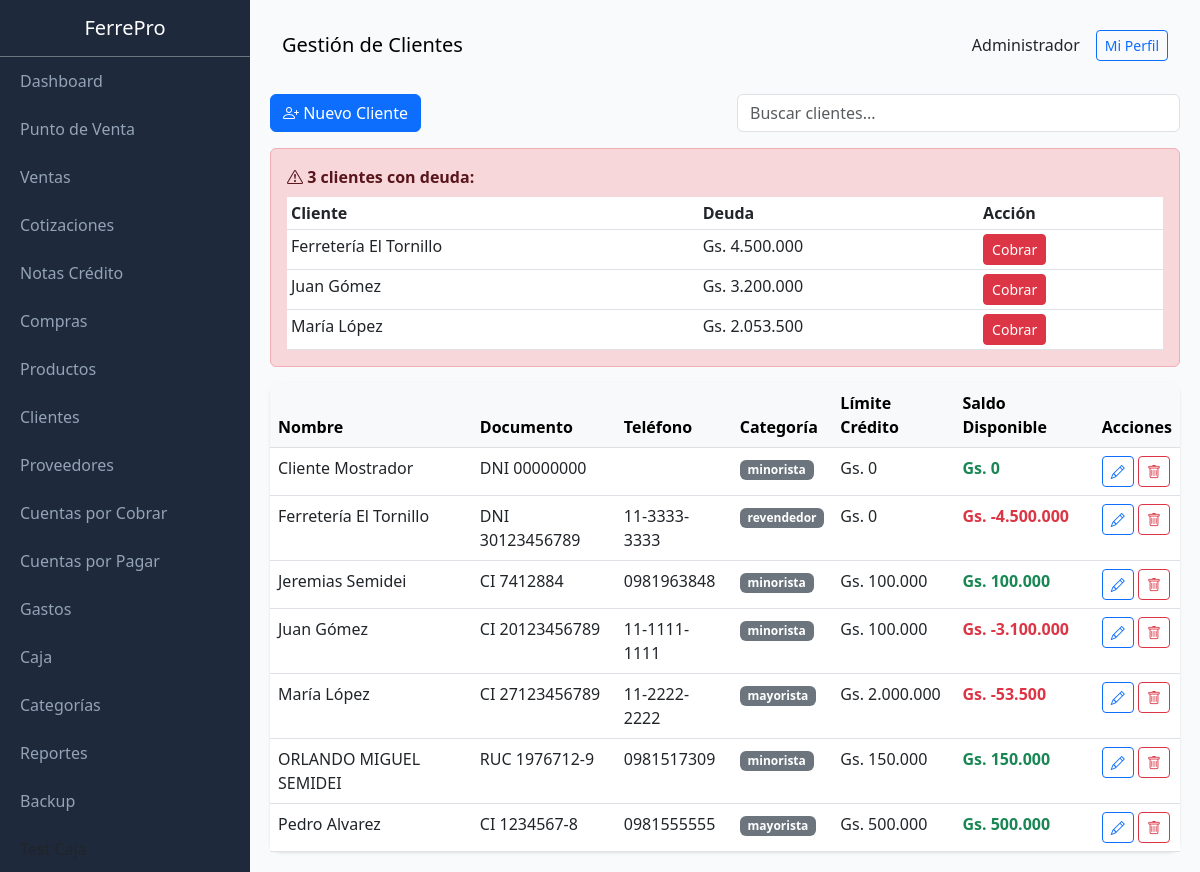
The page /public/index.php?page=clients (signed in) on the database as committed earlier.
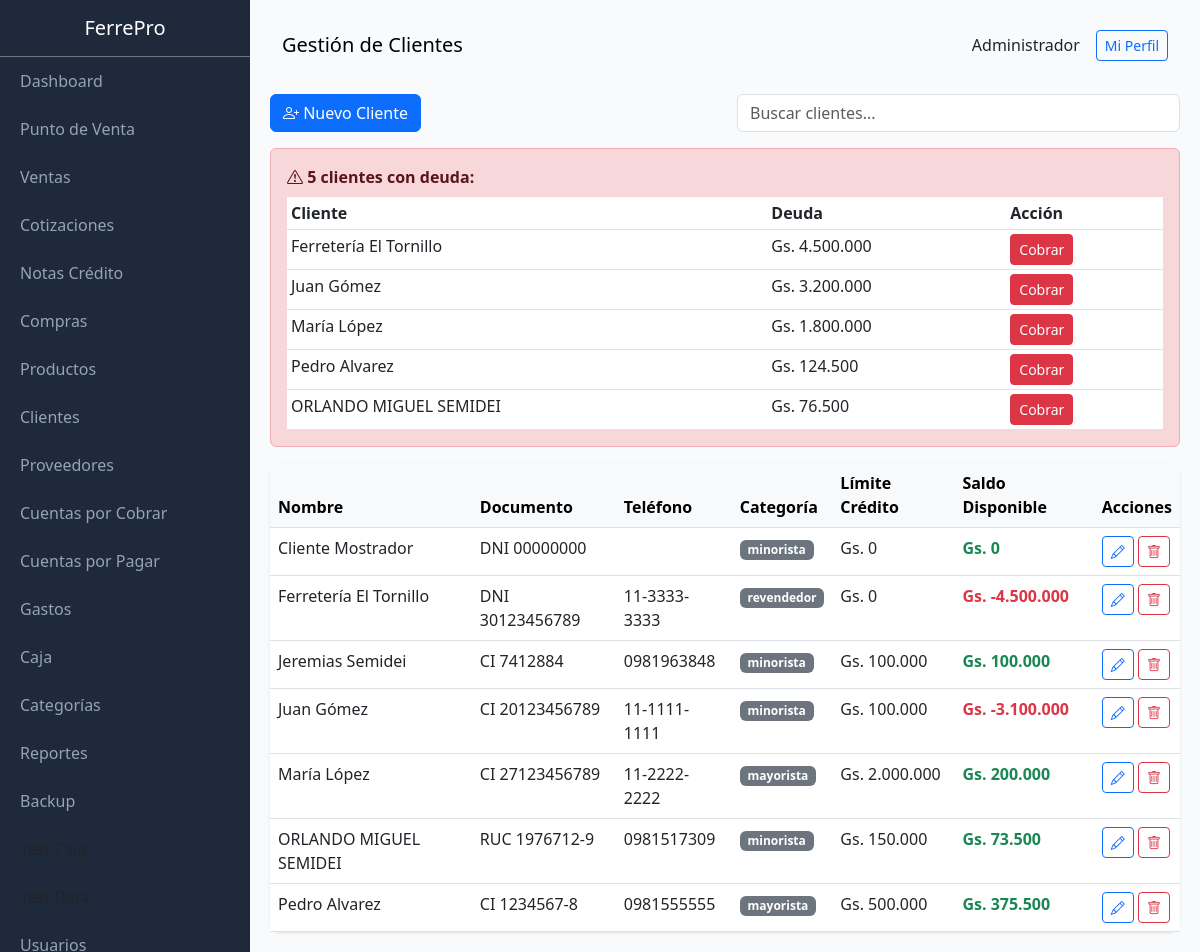
The same page on the database as committed later.
### tables this page shows
CREATE TABLE clients (
                id INTEGER PRIMARY KEY AUTOINCREMENT,
                name TEXT NOT NULL,
                document_type TEXT DEFAULT 'DNI',
                document TEXT,
                phone TEXT,
                email TEXT,
                address TEXT,
                credit_limit REAL DEFAULT 0,
                category TEXT DEFAULT 'minorista',
                balance REAL DEFAULT 0,
                active INTEGER DEFAULT 1,
                created_at DATETIME DEFAULT CURRENT_TIMESTAMP
            , credit_days INTEGER DEFAULT 30);

### class/Database.php (called while the page is built, shortened)
<?php
class Database extends PDO {
    private static $instance = null;
    private function __construct() {
        $dbPath = dirname(__DIR__) . '/storage/ferrepro.db';
        $this->initTables();
    }
    public static function getInstance() {
        if (self::$instance === null) {
            self::$instance = new self();
        }
        return self::$instance;
    }
    private function initTables() {
        $this->seedDefaultData();
    }
    private function seedDefaultData() {
        $stmt = $this->query("SELECT COUNT(*) as count FROM users");
    }
}

### class/Format.php (called while the page is built, shortened)
<?php
class Format {
    public static function money($amount) {
        $amount = floatval($amount);
        return 'Gs. ' . number_format($amount, 0, ',', '.');
    }
}

### views/clients/index.php (the view, shortened to what this page needs)
<?php
$clients = db()->query("SELECT * FROM clients WHERE active = 1 ORDER BY name")->fetchAll(PDO::FETCH_ASSOC);
$debtors = db()->query("SELECT * FROM clients WHERE active = 1 AND balance > 0 ORDER BY balance DESC")->fetchAll(PDO::FETCH_ASSOC);
$content = '
<div class="row mb-3">
    <div class="col-md-6">
        <a href="?page=clients&action=new" class="btn btn-primary"><i class="bi bi-person-plus"></i> Nuevo Cliente</a>
    </div>
    <div class="col-md-6">
        <input type="text" id="searchClients" class="form-control" placeholder="Buscar clientes...">
    </div>
</div>';
if (count($debtors) > 0) {
    $content .= '<div class="alert alert-danger">
    <strong><i class="bi bi-exclamation-triangle"></i> ' . count($debtors) . ' clientes con deuda:</strong>
    <table class="table table-sm mt-2 mb-0">
        <thead><tr><th>Cliente</th><th>Deuda</th><th>Acción</th></tr></thead>
        <tbody>';
    foreach ($debtors as $d) {
        $content .= '<tr><td>' . htmlspecialchars($d['name']) . '</td><td>' . Format::money($d['balance']) . '</td><td><a href="?page=receivable&client=' . $d['id'] . '" class="btn btn-sm btn-danger">Cobrar</a></td></tr>';
    }
    $content .= '</tbody></table></div>';
}
$content .= '
<div class="card">
    <div class="card-body p-0">
        <table class="table table-hover mb-0" id="clientsTable">
            <thead class="table-light">
                <tr>
                    <th>Nombre</th>
                    <th>Documento</th>
                    <th>Teléfono</th>
                    <th>Categoría</th>
                    <th>Límite Crédito</th>
                    <th>Saldo Disponible</th>
                    <th>Acciones</th>
                </tr>
            </thead>
            <tbody>';
foreach ($clients as $c) {
    $availableCredit = $c['credit_limit'] - $c['balance'];
    $balanceClass = $availableCredit < 0 ? 'text-danger fw-bold' : 'text-success fw-bold';
    $content .= '<tr>
        <td>' . htmlspecialchars($c['name']) . '</td>
        <td>' . $c['document_type'] . ' ' . htmlspecialchars($c['document']) . '</td>
        <td>' . htmlspecialchars($c['phone']) . '</td>
        <td><span class="badge bg-secondary">' . $c['category'] . '</span></td>
        <td>' . Format::money($c['credit_limit']) . '</td>
        <td class="' . $balanceClass . '">' . Format::money($availableCredit) . '</td>
        <td>
            <a href="?page=clients&action=edit&id=' . $c['id'] . '" class="btn btn-sm btn-outline-primary"><i class="bi bi-pencil"></i></a>
            <a href="?page=clients&action=delete&id=' . $c['id'] . '" class="btn btn-sm btn-outline-danger" onclick="return confirm(\'¿Eliminar?\')"><i class="bi bi-trash"></i></a>
        </td>
    </tr>';
}
$content .= '</tbody>
        </table>
    </div>
</div>
<script>
document.getElementById("searchClients").addEventListener("input", function() {
    const term = this.value.toLowerCase();
    const rows = document.querySelectorAll("#clientsTable tbody tr");
    rows.forEach(row => {
        row.style.display = row.textContent.toLowerCase().includes(term) ? "" : "none";
    });
});
</script>';

Rows that differ between the two databases and show on the page:
changed clients "María López": balance "Gs. 2.053.500" → "Gs. 1.800.000"; Format::money($availableCredit) "Gs. -53.500" → "Gs. 200.000"
now on one of the page's lists (row edited): clients: name "Pedro Alvarez", balance "Gs. 124.500"
changed clients "Pedro Alvarez": Format::money($availableCredit) "Gs. 500.000" → "Gs. 375.500"
now on one of the page's lists (row edited): clients: name "ORLANDO MIGUEL SEMIDEI", balance "Gs. 76.500"
changed clients "ORLANDO MIGUEL SEMIDEI": Format::money($availableCredit) "Gs. 150.000" → "Gs. 73.500"
Other text that changed with them:
count($debtors): "3" → "5"
